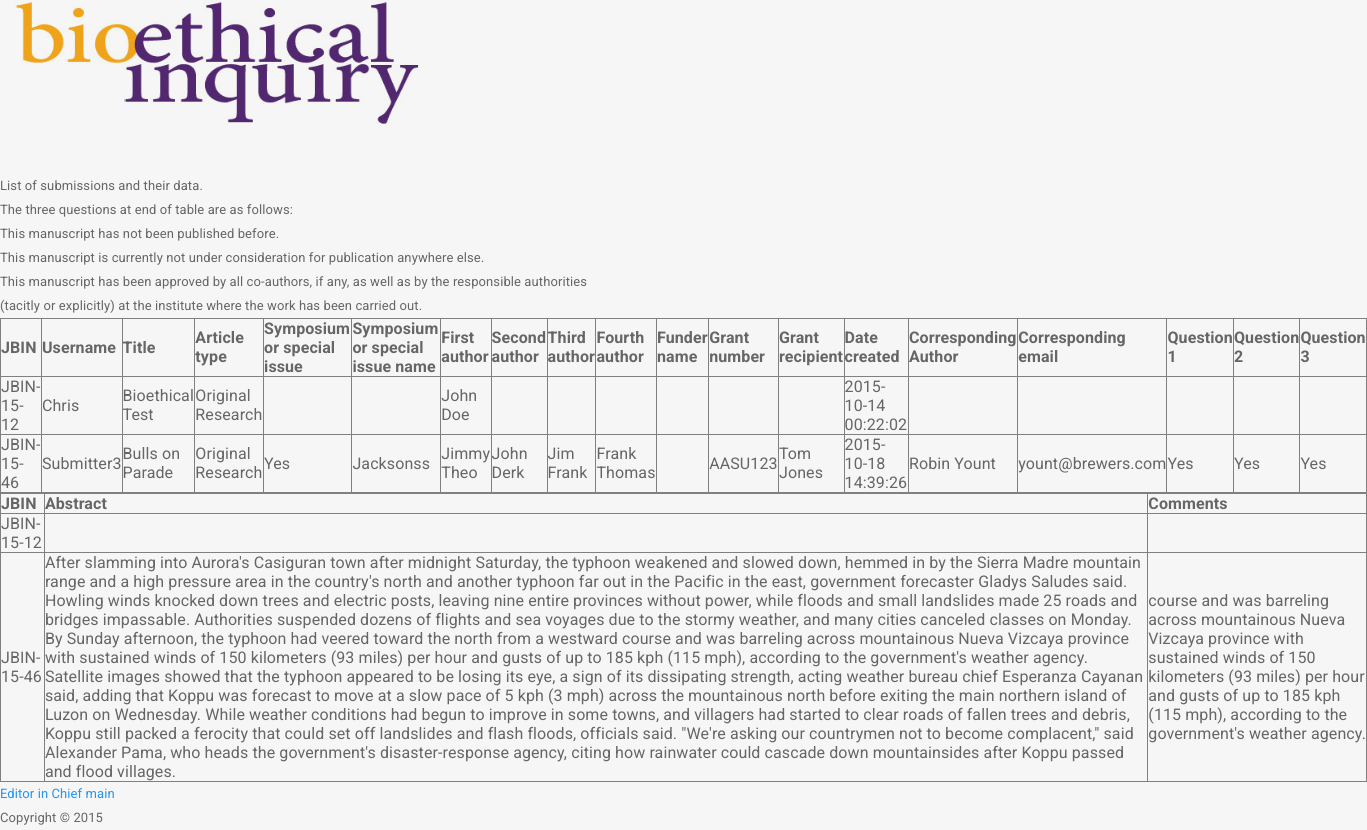
Screenshot of /submitterdata.php (signed in) with the database file from the repository.
### tables this page shows
CREATE TABLE IF NOT EXISTS `manuscripts` (
  `ManuscriptID` int(11) NOT NULL AUTO_INCREMENT,
  `Username` varchar(40) NOT NULL,
  `ArticleType` varchar(40) NOT NULL,
  `SymposiumName` varchar(500) NOT NULL,
  `SubmissionTitle` varchar(100) NOT NULL,
  `FirstAuthor` varchar(100) NOT NULL,
  `SecondAuthor` varchar(100) NOT NULL,
  `ThirdAuthor` varchar(100) NOT NULL,
  `FourthAuthor` varchar(100) NOT NULL,
  `FunderName` varchar(100) NOT NULL,
  `GrantNumber` varchar(500) NOT NULL,
  `GrantRecipient` varchar(100) NOT NULL,
  `Abstract` longtext NOT NULL,
  `Comments` longtext NOT NULL,
  `Status` int(10) NOT NULL DEFAULT '1',
  `DecisionID` int(11) NOT NULL DEFAULT '1',
  `DateCreated` timestamp NOT NULL DEFAULT CURRENT_TIMESTAMP,
  `JBIN` varchar(100) NOT NULL,
  `CorrespondingAuthor` varchar(100) NOT NULL,
  `CorrespondingEmail` varchar(100) NOT NULL,
  `SympSpIssue` varchar(10) NOT NULL,
  `Published1` varchar(10) NOT NULL,
  `Published2` varchar(10) NOT NULL,
  `Published3` varchar(10) NOT NULL,
  PRIMARY KEY (`ManuscriptID`)
);

### submitterdata.php (the view, shortened to what this page needs)
<body id="body1">
	<div id="header">
		<img src="image/title.png" width="423px" height="126px">
	</div>
	<br>
	<br>
	<div class="wrapper">
  <div id="content">
<?php echo "<link rel='stylesheet' type='text/css' href='stylesheet.css' />"; php?>
<?php
$role = $_SESSION['role'];
 if($role == '1'){
 $con=mysqli_connect("fdb6.awardspace.net","1966405_journal","rich1journal","1966405_journal");
$result = mysqli_query($con,"select JBIN, Username, SubmissionTitle, ArticleType, SympSpIssue, SymposiumName, FirstAuthor,
SecondAuthor, ThirdAuthor, FourthAuthor, FunderName, GrantNumber, GrantRecipient,
DateCreated, CorrespondingAuthor, CorrespondingEmail, Published1, Published2, Published3
from manuscripts order by JBIN");
echo "List of submissions and their data. <br>";
echo "The three questions at end of table are as follows: <br>";
echo "This manuscript has not been published before. <br>";
echo "This manuscript is currently not under consideration for publication anywhere else.<br>";
echo "This manuscript has been approved by all co-authors, if any, as well as by the responsible authorities<br>";
echo "(tacitly or explicitly) at the institute where the work has been carried out.<br>";
echo "<table border='1'>
<tr>
	<th>JBIN</th>
	<th>Username</th>
	<th>Title</th>
	<th>Article type</th>
	<th>Symposium or special issue</th>
	<th>Symposium or special issue name</th>
	<th>First author</th>
	<th>Second author</th>
	<th>Third author</th>
	<th>Fourth author</th>
	<th>Funder name</th>
	<th>Grant number</th>
	<th>Grant recipient</th>
	<th>Date created</th>
	<th>Corresponding Author</th>
	<th>Corresponding email</th>
	<th>Question 1</th>
	<th>Question 2</th>
	<th>Question 3</th>
</tr>";
while($row = mysqli_fetch_array($result))
{
echo "<tr>";
echo "<td>" . $row['JBIN'] . "</td>";
echo "<td>" . $row['Username'] . "</td>";
echo "<td>" . $row['SubmissionTitle'] . "</td>";
echo "<td>" . $row['ArticleType'] . "</td>";
echo "<td>" . $row['SympSpIssue'] . "</td>";
echo "<td>" . $row['SymposiumName'] . "</td>";
echo "<td>" . $row['FirstAuthor'] . "</td>";
echo "<td>" . $row['SecondAuthor'] . "</td>";
echo "<td>" . $row['ThirdAuthor'] . "</td>";
echo "<td>" . $row['FourthAuthor'] . "</td>";
echo "<td>" . $row['Fundername'] . "</td>";
echo "<td>" . $row['GrantNumber'] . "</td>";
echo "<td>" . $row['GrantRecipient'] . "</td>";
echo "<td>" . $row['DateCreated'] . "</td>";
echo "<td>" . $row['CorrespondingAuthor'] . "</td>";
echo "<td>" . $row['CorrespondingEmail'] . "</td>";
echo "<td>" . $row['Published1'] . "</td>";
echo "<td>" . $row['Published2'] . "</td>";
echo "<td>" . $row['Published3'] . "</td>";
echo "</tr>";
}
echo "</table>";
$result2 = mysqli_query($con, "select JBIN, Abstract, Comments from manuscripts order by JBIN");
echo "<table border='1'>
<tr>
	<th>JBIN</th>
	<th>Abstract</th>
	<th>Comments</th>
<tr>";
while($row2 = mysqli_fetch_array($result2))
{
echo "<tr>";
echo "<td>" . $row2['JBIN'] . "</td>";
echo "<td>" . $row2['Abstract'] . "</td>";
echo "<td>" . $row2['Comments'] . "</td>";
echo "</tr>";
}
echo "</table>";
 ?>
<html>
<head>
	<link type="text/css" rel="stylesheet" href="stylesheet.css"/>
</head>
<body>
<div class="a"><a href="/chiefEditorMain.php/">Editor in Chief main</a><br></div>
</body>
</html>
	</div>
	</div>
		<footer>Copyright &copy; 2015</footer>
<?php
    } else {
        header('Location: /chiefEditorMain.php/');
        ob_end_flush();
    }?>

### rows the page displays
manuscripts: JBIN "JBIN-15-12", Username "Chris", SubmissionTitle "Bioethical Test", ArticleType "Original Research", FirstAuthor "John Doe", DateCreated "2015-10-14 00:22:02"
manuscripts: JBIN "JBIN-15-46", Username "Submitter3", SubmissionTitle "Bulls on Parade", ArticleType "Original Research", SympSpIssue "Yes", SymposiumName "Jacksonss", FirstAuthor "Jimmy Theo", SecondAuthor "John Derk", ThirdAuthor "Jim Frank", FourthAuthor "Frank Thomas", GrantNumber "AASU123", GrantRecipient "Tom Jones", DateCreated "2015-10-18 14:39:26", CorrespondingAuthor "Robin Yount", CorrespondingEmail "yount@brewers.com", Published1 "Yes", Published2 "Yes", Published3 "Yes", Abstract "After slamming into Aurora's Casiguran town after midnight Saturday, the typhoon weakened and slowed down, hemmed in by the Sierra Madre mountain range and a high pressure area in the country's north and another typhoon far out in the Pacific in the east, government forecaster Gladys Saludes said. Howling winds knocked down trees and electric posts, leaving nine entire provinces without power, while floods and small landslides made 25 roads and bridges impassable. Authorities suspended dozens of flights and sea voyages due to the stormy weather, and many cities canceled classes on Monday. By Sunday afternoon, the typhoon had veered toward the north from a westward course and was barreling…", Comments "course and was barreling across mountainous Nueva Vizcaya province with sustained winds of 150 kilometers (93 miles) per hour and gusts of up to 185 kph (115 mph), according to the government's weather agency."
